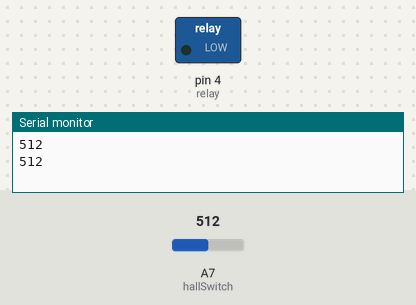
Bench run of a sketch on a simulated Arduino Nano, built with avr-gcc and run on an emulated ATmega328P. Parts: switched loads named in the sketch (green lamp = pin HIGH), the last lines printed to the serial monitor. The inputs (shaded band) are chosen by the test bench; at power-on: A7 (hallSwitch) = 512.

Above: at 1.8 s.
1.9 s: A7 (hallSwitch) set to 110
3.4 s: A7 (hallSwitch) set to 90
At 4.6 s:
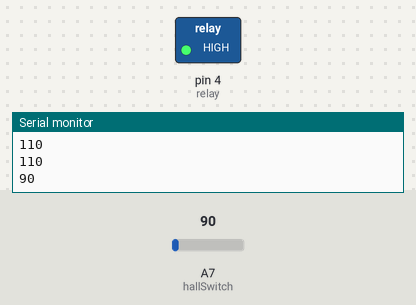
7.5 s: A7 (hallSwitch) set to 122
At 9.6 s:
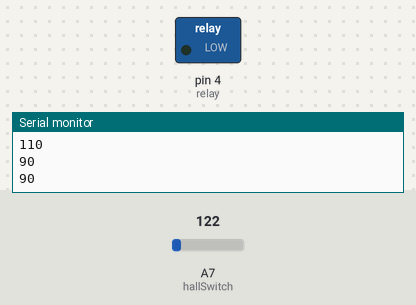
10.5 s: A7 (hallSwitch) set to 0
At 12.3 s:
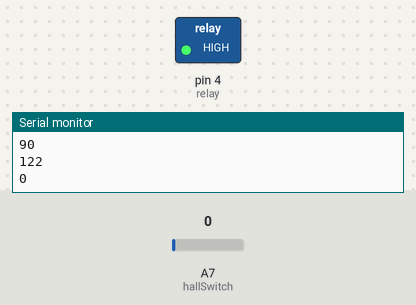
Timing chart, 0 to 15.5 s (numbered marks = the images above; inputs shaded):
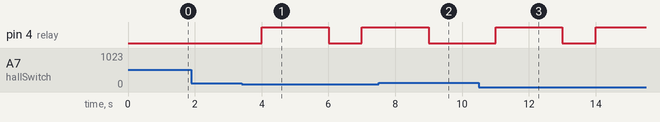

Measured:
- the behaviour switches between 100 and 99 on A7 (hallSwitch) (found by bisection; images 0 and 1)
- after the input at 3.4 s, pin 4 (relay): LOW → HIGH after 0.60 s, → LOW 2.0 s later, → HIGH 1.0 s later
- after the input at 7.5 s, pin 4 (relay): goes on until 9.0 s, then stays LOW
- after the input at 10.5 s, pin 4 (relay): LOW → HIGH after 0.50 s, → LOW 2.0 s later, → HIGH 1.0 s later

The sketch:

secret_squirrel_door_lock.ino
```cpp
/*
 * Secret Squirrel Magnetic Door Lock
 * learnelectronics
 * 18 FEB 2017
 * www.youtube.com/c/learnelectronics
 */

//-----------------------------------------------------------------------
//                                 LIBRARIES
//-----------------------------------------------------------------------

// none needed


//-----------------------------------------------------------------------
//                                 Defines
//-----------------------------------------------------------------------

#define hallSwitch  A7      // hall switch on pin analog 7
#define relay       4       // relay on pin digital 7

//-----------------------------------------------------------------------
//                                 VARIABLES
//-----------------------------------------------------------------------

int lock = 0;               //integer variable for data from hall switch

//-----------------------------------------------------------------------
//                                 SETUP
//-----------------------------------------------------------------------

void setup() {

pinMode(hallSwitch, INPUT);//set hall switch pin for INPUT
pinMode(relay, OUTPUT);    //set relay pin for OUTPUT
digitalWrite(relay,LOW);   //set realy low on power-up (door locked)
Serial.begin(9600);        // begin serial comms for debugging

}
//-----------------------------------------------------------------------
//                                 MAIN LOOP
//-----------------------------------------------------------------------

void loop() {

lock = analogRead(hallSwitch);  //set value of lock variable to read of hall
Serial.println(lock);           //send value to serial monitor to check levels

if(lock<100){                   //if value of lock is less than 100 (norm 700+)
  digitalWrite(relay,HIGH);     //energize relay (unlock door)
  delay(2000);                  //keep door open for 2 seconds
  digitalWrite(relay,LOW);      //relock door
}

delay(1000);                    //wait one second


}
```
